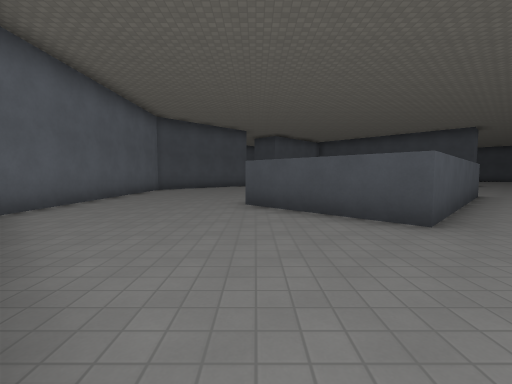
[1] (above)

14 first-person views from a walk through a 3-D level made in the Godot game engine. The camera is 1.4 m above the floor, tilts 4° down and sees 90° across. The floor is counted in squares, 2 m on a side. Each view is taken from the middle of a square. On the plan, view 1 faces up. The plan holds only what a view shows up to about 9 squares ahead; the rest is blank. The place goes on beyond the plan. Characters and animated objects are left out. Surface patterns are stand-ins for the level's own textures.

[2]
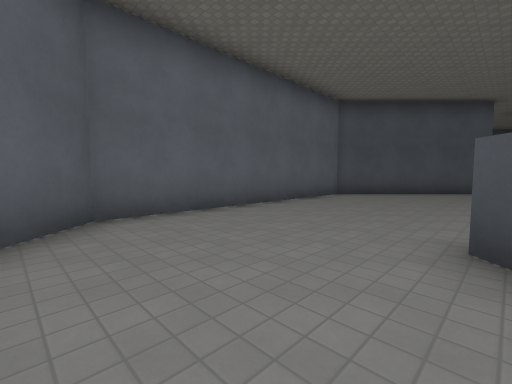

[3]
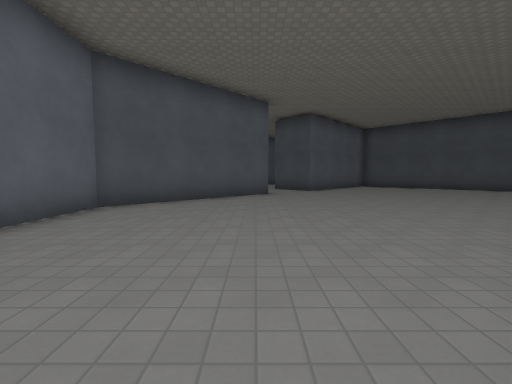

[4]
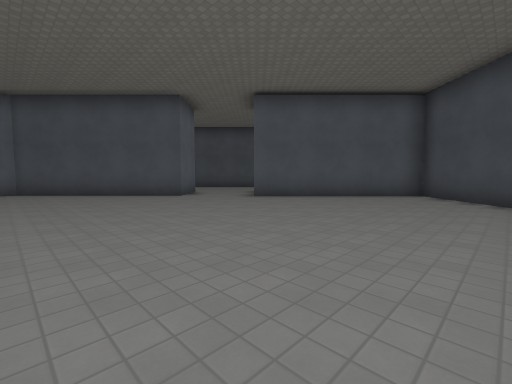

[5]
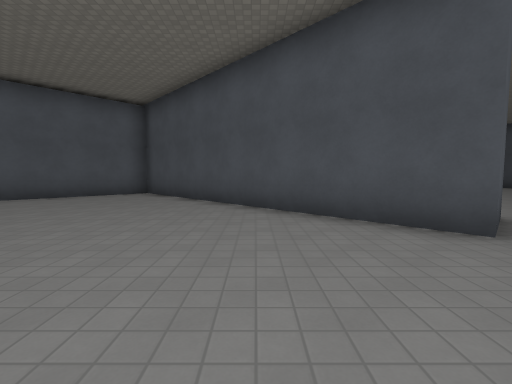

[6]
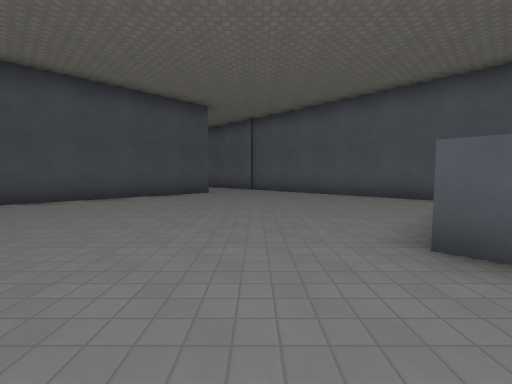

[7]
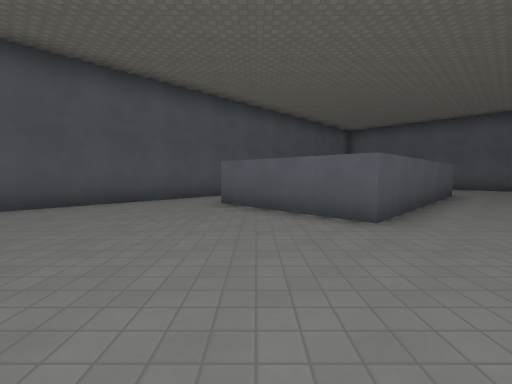

[8]
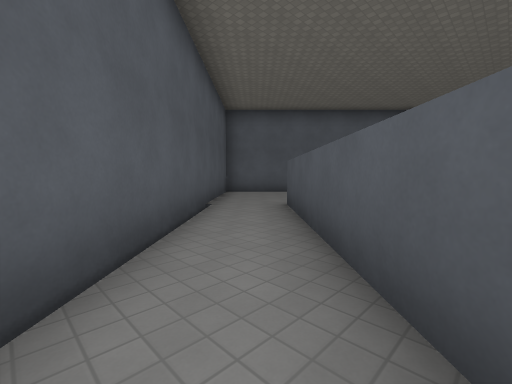

[9]
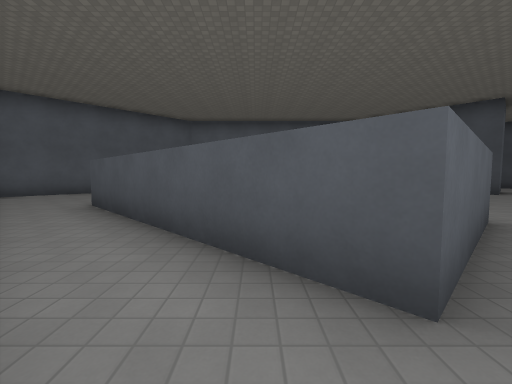

[10]
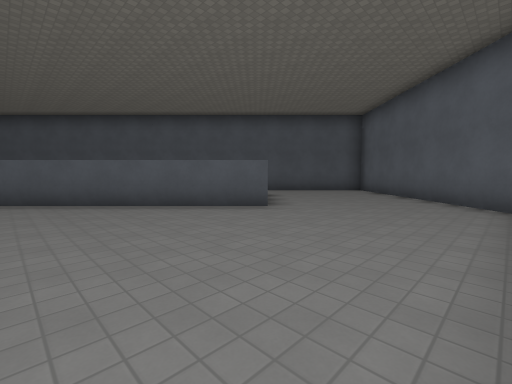

[11]
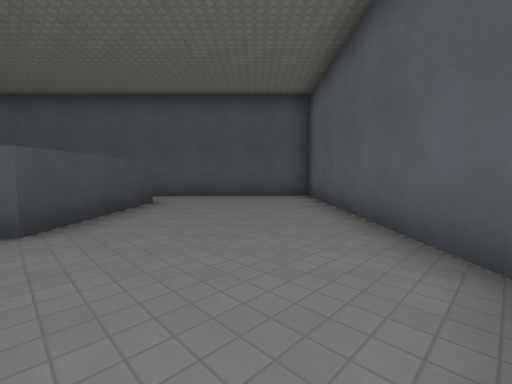

[12]
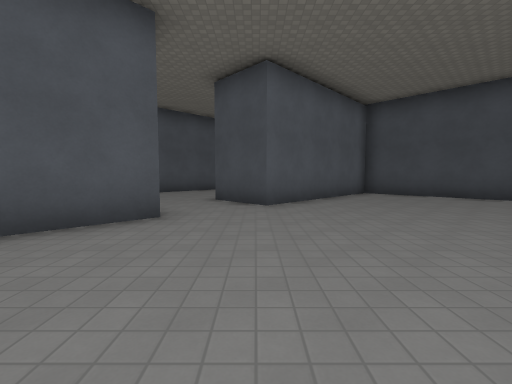

[13]
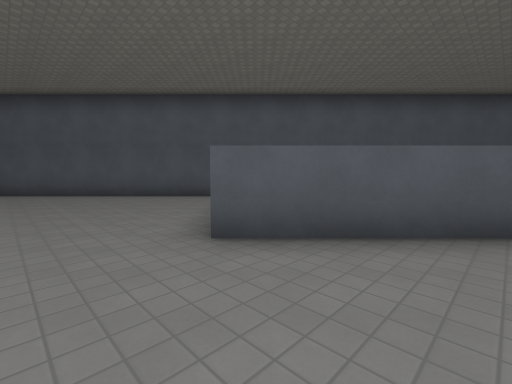

[14]
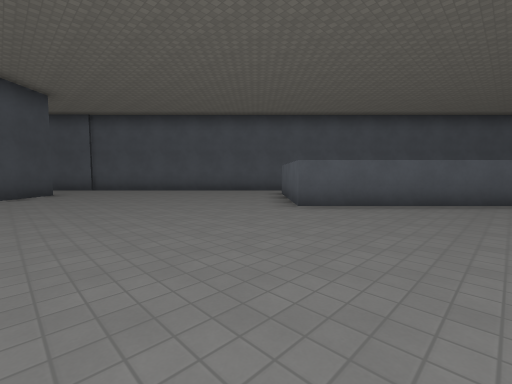

### Floor plan
Points are (right, up) in squares from view 1. A wall is a line through its corners. A room is listed if a view was taken in it or the views show most of it. See-through windows are left out.
Room 1 (views 1, 2, 3, 4, 5, 6, 7, 8, 9, 10, 11, 12, 13, 14)
walls: (-0.5, 15.2) (-4.3, 11.4) (-4.3, 3.9) (0.6, -1) (4.8, 3.1); (3.2, 4.2) (2.3, 3.3) (-0.2, 5.9) (4.3, 10.4) (6.8, 7.9) (6, 7.1); (8.2, 6.6) (11.5, 9.8); (11.5, 13.9) (5, 20.4) (1.2, 16.7)
ways out: opening at (0, 16); opening at (4, 3)

Where each view was taken, in squares from view 1:
view 1: 0 up, 0 right, facing up
view 2: 3 up, 0 right, facing up-left
view 3: 6 up, 1 left, facing up
view 4: 11 up, 7 right, facing up-left
view 5: 11 up, 9 right, facing up
view 6: 12 up, 2 right, facing right
view 7: 14 up, 6 right, facing down
view 8: 7 up, 7 right, facing down-left
view 9: 7 up, 8 right, facing left
view 10: 10 up, 4 left, facing down-right
view 11: 6 up, 4 left, facing down-right
view 12: 11 up, 1 right, facing up
view 13: 12 up, 2 right, facing down-right
view 14: 15 up, 1 right, facing down-right
